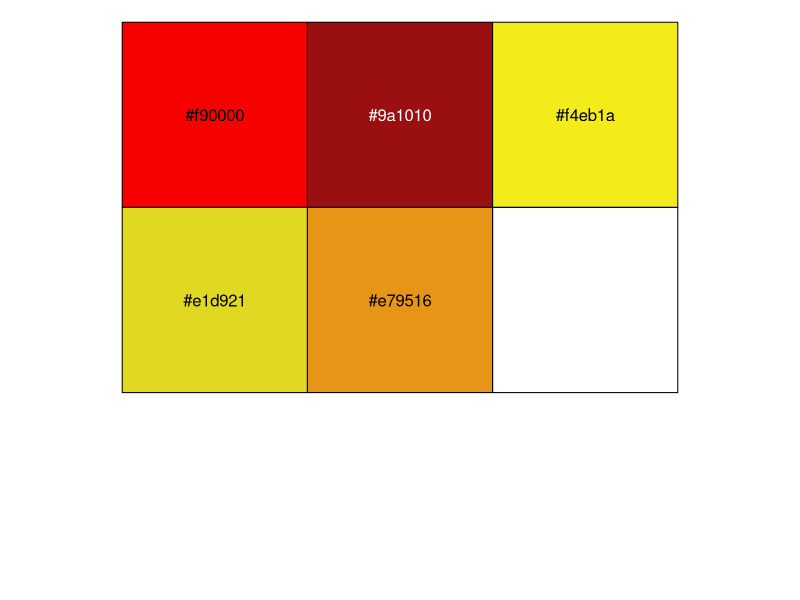
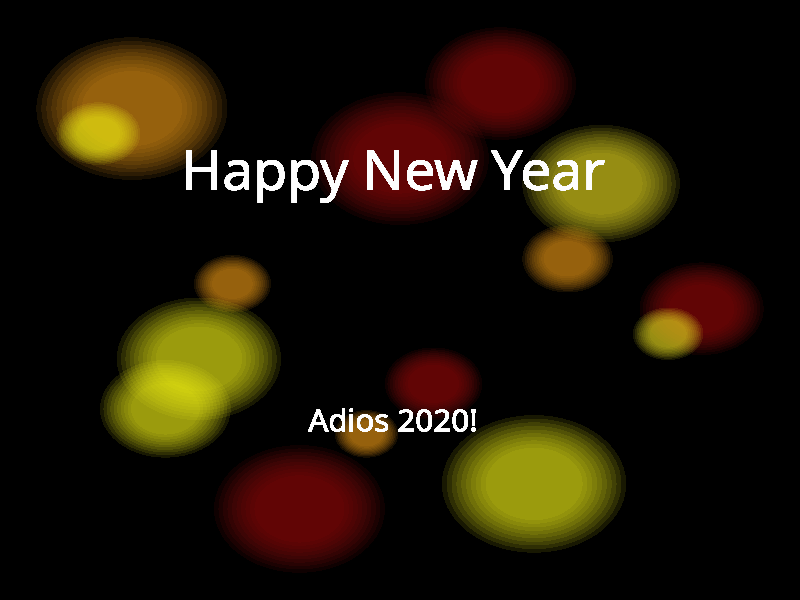

Generate these figures, in order, with R:
## ---- chunk 1
library(tidyverse)
## ---- chunk 2
# Define a palette object
pal <- c("#f90000", "#9a1010", "#f4eb1a", "#e1d921", "#e79516")

# Have a look at the colours
scales::show_col(pal)
## ---- chunk 3
library(tidyverse)

# Choose the number of circles to make
n_circles <- 15

# Create data.frame with coordinate, radius and colour drawn by random.
circles <- tibble(
  x = sample(1:20, n_circles),
  y = sample(1:20, n_circles),
  r = sample(seq(.5, 1.5, length.out = 20), n_circles),
  c = sample(pal, n_circles, replace = TRUE)
)

circles
## ---- chunk 4
transp <- tibble(
      size = seq(from = 1, to = 1.9, length.out = 10)
    )
transp
## ---- chunk 5
# Nesting data moved all non-grouped columns into a "data" column
circles %>% 
  nest_by(x, y, c)
## ---- chunk 6
# Merge the data column with the transp object, 
# make sure it outputs into a list to work with nested data
circles %>% 
  nest_by(x, y, c) %>% 
  mutate(data = list(merge(data, transp)))
## ---- chunk 7
# Unnest the data, so that a large tibble exposed (lots of rows!)
circles %>% 
  nest_by(x, y, c) %>% 
  mutate(data = list(merge(data, transp))) %>% 
  unnest(data)
## ---- chunk 8
# multiply r with the size to get the "true" radius.
circles <- circles %>% 
  nest_by(x, y, c) %>% 
  mutate(data = list(merge(data, transp))) %>% 
  unnest(data) %>% 
  mutate(r = r*size)
circles
## ---- chunk 9
library(ggforce)
alpha = .1

ggplot(circles, aes(fill = I(c))) +
  # Add all the circles
  geom_circle(alpha = .1, colour = NA, 
              aes(x0 = x, y0 = y, r = r)) +
  # Add text at the center, but a little higher (+5)
  geom_text(aes(x = mean(circles$x), 
                y = mean(circles$y)+5, 
                label = "Happy New Year"),
            family = "Great Vibes",
            colour = "#fefefe",
            size = 14,
            show.legend = FALSE) +
  # Add text at the center but a little loswer (-5)
    geom_text(aes(x = mean(circles$x), 
                y = mean(circles$y)-5, 
                label = "Adios 2020!"),
              family = "Great Vibes",
            size = 8,
            colour = "#fefefe",
            show.legend = FALSE) +
  theme_void() +
  theme(plot.background = element_rect(fill="black")) +
  NULL
